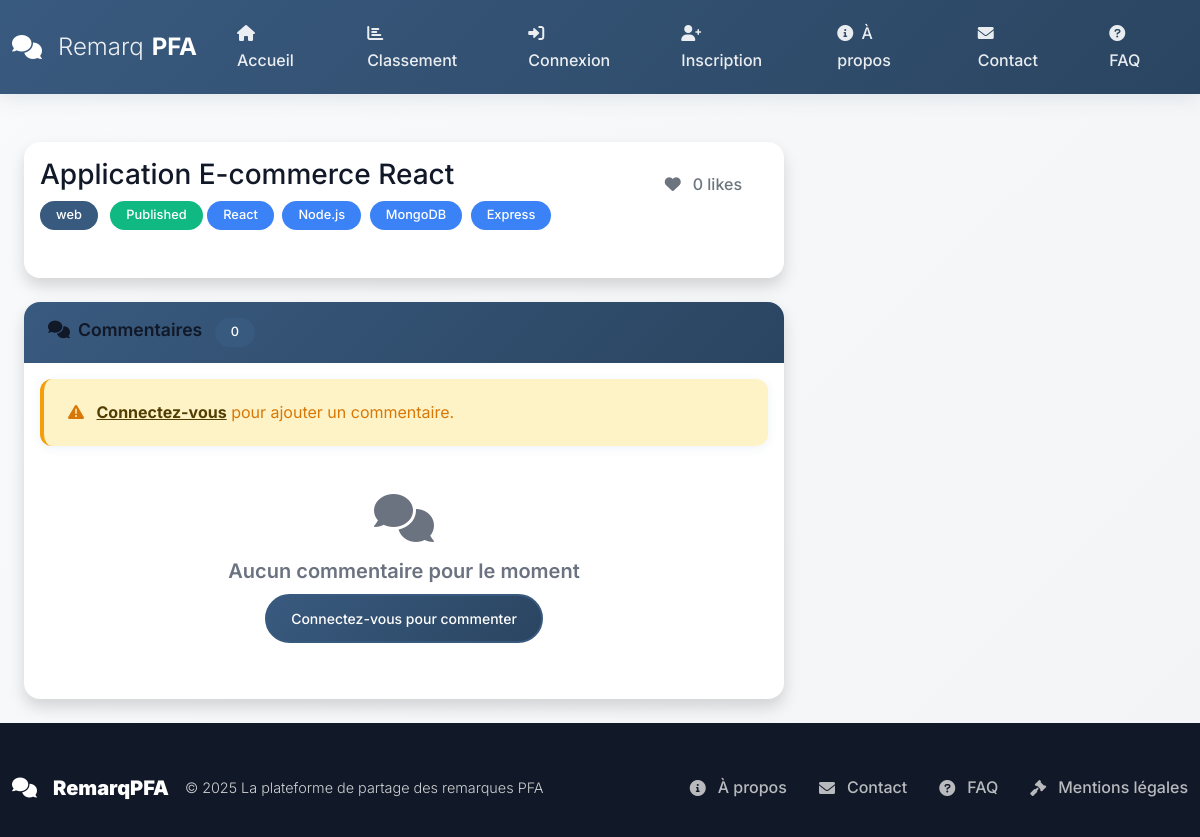
The app's page /projets/1 with its own data.
### models.py (models this page shows, shortened)
class PFAProject(db.Model):
    __tablename__ = 'pfaprojects'
    id = db.Column(db.Integer, primary_key=True)
    student_id = db.Column(db.Integer, db.ForeignKey('users.id'), nullable=False, index=True)
    title = db.Column(db.String(200), nullable=False)
    description = db.Column(db.Text, nullable=False)
    domain = db.Column(db.String(100), nullable=False)
    technologies = db.Column(db.String(300), nullable=True)
    github_url = db.Column(db.String(500), nullable=True)
    demo_url = db.Column(db.String(500), nullable=True)
    status = db.Column(db.String(20), default='draft')
    is_public = db.Column(db.Boolean, default=True)
    views_count = db.Column(db.Integer, default=0)
    likes_count = db.Column(db.Integer, default=0)
    created_at = db.Column(db.DateTime, default=datetime.utcnow)
    updated_at = db.Column(db.DateTime, default=datetime.utcnow, onupdate=datetime.utcnow)
    ai_analysis_data = db.Column(db.JSON, nullable=True)
    ai_adaptability_score = db.Column(db.Integer, default=0)
    ai_analysis_date = db.Column(db.DateTime, nullable=True)
    has_ai_analysis = db.Column(db.Boolean, default=False)
    documents = db.relationship('ProjectDocument',
                               backref='project',
                               lazy='dynamic',
                               cascade='all, delete-orphan')
    comments = db.relationship('ProjectComment',
                              backref='project',
                              lazy='dynamic',
                              cascade='all, delete-orphan')
    def increment_views(self):
        self.views_count += 1
        db.session.commit()

### routes/public.py (the view)
@public_bp.route('/projets/<int:project_id>')
def project_detail_public(project_id):
    project = PFAProject.query.get_or_404(project_id)
    if project.status != 'published' and (not current_user.is_authenticated or current_user.id != project.student_id):
        flash('Ce projet n\'est pas accessible publiquement', 'error')
        return redirect(url_for('public.explore'))
    project.increment_views()
    documents = project.documents.filter_by(is_public=True).all()
    comments = project.comments.order_by(desc(ProjectComment.created_at)).all()
    similar_projects = get_similar_projects(project)
    return render_template('public/project_detail.html',
                         project=project,
                         documents=documents,
                         comments=comments,
                         similar_projects=similar_projects)

### routes/public.py (called while the page is built)
def get_similar_projects(project):
    similar = PFAProject.query.filter(
        PFAProject.status == 'published',
        PFAProject.domain == project.domain,
        PFAProject.id != project.id
    ).order_by(desc(PFAProject.likes_count)).limit(4).all()
    if len(similar) < 4:
        additional = PFAProject.query.filter(
            PFAProject.status == 'published',
            PFAProject.id != project.id,
            ~PFAProject.id.in_([p.id for p in similar])
        ).order_by(desc(PFAProject.likes_count)).limit(4 - len(similar)).all()
        similar.extend(additional)
    return similar

### templates/public/project_detail.html (shortened to what this page needs)
{% extends "base.html" %}
{% block content %}
<div class="container-fluid py-4">
    <div class="row">
        <div class="col-lg-8">
            <div class="card shadow mb-4">
                <div class="card-body">
                    <div class="d-flex justify-content-between align-items-start mb-3">
                        <div>
                            <h1 class="h3 mb-2">{{ project.title }}</h1>
                            <div class="mb-3">
                                <span class="badge bg-primary me-2">{{ project.domain }}</span>
                                <span class="badge {% if project.status == 'published' %}bg-success{% else %}bg-secondary{% endif %}">
                                    {{ project.status|title }}
                                </span>
                                {% if project.technologies %}
                                    {% for tech in project.technologies.split(',') %}
                                        {% if tech.strip() %}
                                        <span class="badge bg-info me-1">{{ tech.strip() }}</span>
                                        {% endif %}
                                    {% endfor %}
                                {% endif %}
                            </div>
                        </div>
                        <div class="text-end">
                            {% if current_user.is_authenticated and current_user.id != project.student_id %}
                            <button class="btn btn-outline-danger like-project-btn"
                                    data-project-id="{{ project.id }}"
                                    id="like-project-{{ project.id }}">
                                <i class="fas fa-heart me-1"></i>
                                <span class="likes-number">{{ project.likes_count }}</span>
                            </button>
                            {% else %}
                            <span class="btn btn-outline-secondary">
                                <i class="fas fa-heart me-1"></i>
                                {{ project.likes_count }} likes
                            </span>
                            {% endif %}
                        </div>
                    </div>
                </div>
            </div>
            <div class="card shadow">
                <div class="card-header py-3">
                    <h6 class="m-0 font-weight-bold">
                        <i class="fas fa-comments me-2"></i>Commentaires
                        <span class="badge bg-primary ms-2">{{ comments|length }}</span>
                    </h6>
                </div>
                <div class="card-body">
                    {% if current_user.is_authenticated and current_user.id != project.student_id %}
                    <div class="mb-4 p-3 bg-light rounded">
                        <h6 class="mb-3">Ajouter un commentaire</h6>
                        <form method="POST" action="{{ url_for('student_projects.add_comment', project_id=project.id) }}">
                            <div class="mb-3">
                                <textarea class="form-control" name="content" rows="3"
                                          placeholder="Partagez vos remarques, suggestions ou questions sur ce projet..."
                                          required></textarea>
                            </div>
                            <div class="d-flex justify-content-between align-items-center">
                                <div class="form-check">
                                    <input class="form-check-input" type="checkbox" name="is_helpful" id="is_helpful" value="true" checked>
                                    <label class="form-check-label" for="is_helpful">
                                        <i class="fas fa-thumbs-up me-1"></i>Commentaire utile
                                    </label>
                                </div>
                                <button type="submit" class="btn btn-primary">
                                    <i class="fas fa-paper-plane me-1"></i>Publier
                                </button>
                            </div>
                        </form>
                    </div>
                    {% elif current_user.is_authenticated %}
                    <div class="alert alert-info mb-4">
                        <i class="fas fa-info-circle me-2"></i>
                        Vous ne pouvez pas commenter votre propre projet.
                    </div>
                    {% else %}
                    <div class="alert alert-warning mb-4">
                        <i class="fas fa-exclamation-triangle me-2"></i>
                        <a href="{{ url_for('auth.login') }}" class="alert-link">Connectez-vous</a> pour ajouter un commentaire.
                    </div>
                    {% endif %}
                    {% if comments %}
                    <div class="comments-list">
                        <h6 class="mb-3">{{ comments|length }} commentaire(s)</h6>
                        {% for comment in comments %}
                        <div class="comment-item mb-4 pb-3 border-bottom">
                            <div class="d-flex justify-content-between align-items-start mb-2">
                                <div>
                                    <h6 class="mb-0">
                                        <i class="fas fa-user-circle me-2 text-primary"></i>
                                        {{ comment.user.get_full_name() }}
                                    </h6>
                                    <small class="text-muted">
                                        <i class="fas fa-clock me-1"></i>
                                        {{ comment.created_at|datetime }}
                                    </small>
                                </div>
                                {% if comment.is_helpful %}
                                <span class="badge bg-success">
                                    <i class="fas fa-thumbs-up me-1"></i>Utile
                                </span>
                                {% endif %}
                            </div>
                            <div class="comment-content mb-2">
                                <p class="mb-2">{{ comment.content }}</p>
                            </div>
                            <div class="d-flex align-items-center">
                                {% if current_user.is_authenticated and current_user.id != comment.user_id %}
                                <button class="btn btn-sm btn-outline-danger like-comment-btn me-2"
                                        data-comment-id="{{ comment.id }}"
                                        id="like-comment-{{ comment.id }}">
                                    <i class="fas fa-heart me-1"></i>
                                    <span class="likes-number">{{ comment.likes_count }}</span>
                                </button>
                                {% else %}
                                <span class="btn btn-sm btn-outline-secondary me-2">
                                    <i class="fas fa-heart me-1"></i>
                                    {{ comment.likes_count }}
                                </span>
                                {% endif %}
                                {% if current_user.id == comment.user_id %}
                                <small class="text-muted">
                                    <i class="fas fa-user me-1"></i>Votre commentaire
                                </small>
                                {% endif %}
                            </div>
                        </div>
                        {% endfor %}
                    </div>
                    {% else %}
                    <div class="text-center py-4">
                        <i class="fas fa-comments fa-3x text-muted mb-3"></i>
                        <h5 class="text-muted">Aucun commentaire pour le moment</h5>
                        {% if current_user.is_authenticated and current_user.id != project.student_id %}
                        <p class="text-muted">Soyez le premier à commenter ce projet !</p>
                        {% elif not current_user.is_authenticated %}
                        <p class="text-muted">
                            <a href="{{ url_for('auth.login') }}" class="btn btn-primary btn-sm">
                                Connectez-vous pour commenter
                            </a>
                        </p>
                        {% endif %}
                    </div>
                    {% endif %}
                </div>
            </div>
        </div>
        <div class="col-lg-4">
        </div>
    </div>
</div>
{% endblock content %}

### static/css/main.css (style rules this page uses)
:root { --primary: #395A7F; --primary-dark: #2A4561; --primary-light: #4A76A3; --primary-soft: #E8EFF7; --primary-transparent: rgba(57, 90, 127, 0.1); --gray-50: #F9FAFB; --gray-100: #F3F4F6; --gray-200: #E5E7EB; --gray-300: #D1D5DB; --gray-400: #9CA3AF; --gray-500: #6B7280; --gray-600: #4B5563; --gray-700: #374151; --gray-800: #1F2937; --gray-900: #111827; --success: #10B981; --success-dark: #059669; --success-light: #D1FAE5; --warning: #F59E0B; --warning-dark: #D97706; --warning-light: #FEF3C7; --danger: #EF4444; --danger-dark: #DC2626; --danger-light: #FEE2E2; --info: #3B82F6; --info-dark: #2563EB; --info-light: #DBEAFE; --gradient-primary: linear-gradient(135deg, var(--primary) 0%, var(--primary-dark) 100%); --gradient-gray: linear-gradient(135deg, var(--gray-100) 0%, var(--gray-200) 100%); --gradient-success: linear-gradient(135deg, var(--success) 0%, var(--info) 100%); --shadow-sm: 0 2px 10px rgba(57, 90, 127, 0.08); --shadow-md: 0 4px 20px rgba(57, 90, 127, 0.12); --shadow-lg: 0 8px 40px rgba(57, 90, 127, 0.15); --shadow-primary: 0 8px 25px rgba(57, 90, 127, 0.25); --radius-sm: 8px; --radius-md: 12px; --radius-lg: 16px; --radius-xl: 20px; --radius-full: 50px; --transition-fast: 0.2s ease; --transition-normal: 0.3s ease; --transition-slow: 0.5s ease; }
* { margin: 0; padding: 0; box-sizing: border-box; }
body { font-family: 'Inter', -apple-system, BlinkMacSystemFont, 'Segoe UI', sans-serif; background: linear-gradient(135deg, var(--gray-50) 0%, var(--gray-100) 100%); color: var(--gray-800); line-height: 1.7; min-height: 100vh; font-weight: 400; }
h1, h2, h3, h4, h5, h6 { color: var(--gray-900); font-weight: 600; line-height: 1.3; margin-bottom: 0.5em; }
h1 { font-size: 2.5rem; font-weight: 700; }
h5 { font-size: 1.25rem; }
h6 { font-size: 1.1rem; }
.text-muted { color: var(--gray-500) !important; }
.card { border: none; border-radius: var(--radius-lg); box-shadow: var(--shadow-sm); transition: all var(--transition-normal); background: white; overflow: hidden; }
.card-header { background: var(--gradient-primary); color: white; border: none; padding: 1.5rem; font-weight: 600; }
.btn { border-radius: var(--radius-full); font-weight: 500; padding: 0.75rem 1.5rem; transition: all var(--transition-normal); border: 2px solid transparent; display: inline-flex; align-items: center; gap: 0.5rem; }
.btn-primary { background: var(--gradient-primary); border-color: var(--primary); color: white; }
.badge { border-radius: var(--radius-full); font-weight: 500; padding: 0.5rem 1rem; font-size: 0.8rem; }
.bg-primary { background: var(--primary) !important; }
.bg-success { background: var(--success) !important; }
.bg-info { background: var(--info) !important; }
.alert { border: none; border-radius: var(--radius-md); box-shadow: var(--shadow-sm); border-left: 4px solid transparent; padding: 1.25rem 1.5rem; margin-bottom: 1rem; transition: all var(--transition-normal); }
.alert-warning { background-color: var(--warning-light); border-left-color: var(--warning); color: var(--warning-dark); }

### records on screen
PFAProject: title "Application E-commerce React", domain "web", status "Published", likes_count "0"

### other values on screen
{{ tech.strip() }} "React" "Node.js" "MongoDB" "Express"
{{ comments|length }} "0"
